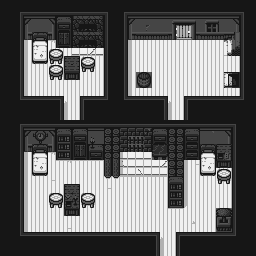

This game map was drawn from its Tiled (.tmx) file and the tilesets committed beside it. A one-line description and the full map source follow:
An orthogonal 32x32 tile map with 8x8 px tiles, 2 tile layers (tiles, obstructed), 2 tilesets.

<map version="1.10" tiledversion="1.11.1-99-gec89c545" orientation="orthogonal" renderorder="right-down" width="32" height="32" tilewidth="8" tileheight="8" infinite="0" nextlayerid="4" nextobjectid="1">
 <tileset firstgid="1" source="interior.tsx" />
 <tileset firstgid="287" source="all_inside_tileset.tsx" />
 <layer id="1" name="tiles" width="32" height="32">
  <data encoding="csv">
39,39,39,39,39,39,39,39,39,39,39,39,39,39,39,39,39,39,39,39,39,39,39,39,39,39,39,39,39,39,39,39,
39,39,13,14,14,14,14,14,14,14,14,14,14,15,39,13,14,14,14,14,14,14,14,14,14,14,14,14,14,14,15,39,
39,39,40,205,210,210,211,111,112,67,68,69,70,37,39,40,205,210,210,210,210,206,207,208,209,212,213,214,210,211,37,39,
39,39,40,227,137,137,228,181,182,89,90,91,92,37,39,40,227,232,237,232,232,228,229,230,231,192,193,236,232,233,37,39,
39,39,40,249,11,12,250,161,162,67,68,69,70,37,39,40,249,257,257,257,257,250,251,252,253,257,257,257,21,22,37,39,
39,39,40,273,31,32,265,183,184,89,90,91,92,37,39,40,273,266,266,266,266,266,266,266,266,266,266,266,43,44,37,39,
39,39,40,273,53,54,201,202,266,279,279,280,279,37,39,40,273,266,266,266,266,266,266,266,266,266,266,266,65,66,37,39,
39,39,40,273,75,76,223,224,5,6,201,202,266,37,39,40,273,266,266,266,266,266,266,266,266,266,266,266,266,266,37,39,
39,39,40,273,266,266,201,202,122,125,223,224,266,37,39,40,273,266,266,266,266,266,266,266,266,266,266,266,266,266,37,39,
39,39,40,273,266,266,223,224,71,72,266,266,266,37,39,40,273,218,219,266,266,266,266,266,266,266,266,266,63,64,37,39,
39,39,40,273,266,266,266,266,266,266,266,266,266,37,39,40,273,240,241,266,266,266,266,266,266,266,266,266,85,86,37,39,
39,39,40,273,266,266,266,266,266,266,266,266,266,37,39,40,273,266,266,266,266,266,266,266,266,266,266,266,266,266,37,39,
39,39,57,58,58,58,58,18,269,266,16,58,58,59,39,57,58,58,58,58,18,269,266,16,58,58,58,58,58,58,59,39,
39,39,39,39,39,39,39,40,273,266,38,39,39,39,39,39,39,39,39,39,40,273,266,38,39,39,39,39,39,39,39,39,
39,39,39,39,39,39,39,40,273,266,38,39,39,39,39,39,39,39,39,39,40,273,266,38,39,39,39,39,39,39,39,39,
39,39,13,14,14,14,14,14,14,14,14,14,14,14,14,14,14,14,14,14,14,14,14,14,14,14,14,14,14,15,39,39,
39,39,40,205,168,169,211,111,112,111,112,210,210,217,217,277,277,277,278,111,112,217,217,111,112,210,215,210,211,37,39,39,
39,39,40,227,190,191,228,179,180,181,182,135,137,217,217,277,173,173,277,181,182,217,217,181,182,137,232,232,228,37,39,39,
39,39,40,249,11,12,250,179,180,161,162,157,112,217,217,277,173,173,277,141,143,217,217,177,178,11,12,7,8,37,39,39,
39,39,40,273,31,32,265,179,180,183,184,181,182,217,217,284,279,279,279,185,187,217,217,177,178,31,32,49,30,37,39,39,
39,39,40,273,53,54,266,270,265,270,270,270,270,239,239,285,279,279,279,279,280,217,217,273,267,53,54,71,72,37,39,39,
39,39,40,273,75,76,266,266,266,266,266,266,266,261,261,284,279,281,279,279,279,217,217,273,266,75,76,201,202,37,39,39,
39,39,40,273,266,266,267,266,266,266,266,266,266,283,283,270,270,270,270,270,270,111,112,273,266,266,266,223,224,37,39,39,
39,39,40,273,266,266,266,266,5,6,266,266,266,267,266,266,266,266,266,266,266,179,180,273,266,266,266,266,266,37,39,39,
39,39,40,273,266,266,201,202,27,28,201,202,266,266,266,266,266,266,266,266,266,179,180,273,266,266,266,266,266,37,39,39,
39,39,40,273,266,266,223,224,49,50,223,224,266,266,266,266,266,266,266,266,266,179,180,271,266,266,266,266,266,37,39,39,
39,39,40,273,266,266,266,266,71,72,266,266,266,266,266,266,266,266,266,266,266,270,270,266,266,266,266,199,200,37,39,39,
39,39,40,273,266,266,266,266,266,266,266,266,266,266,266,266,266,266,266,266,266,266,266,266,269,266,266,221,222,37,39,39,
39,39,40,273,266,266,266,266,267,266,266,266,266,266,266,266,266,266,266,266,266,266,266,266,266,266,266,243,244,37,39,39,
39,39,57,58,58,58,58,58,58,58,58,58,58,58,58,58,58,58,58,18,269,266,16,58,58,58,58,58,58,59,39,39,
39,39,39,39,39,39,39,39,39,39,39,39,39,39,39,39,39,39,39,40,273,266,38,39,39,39,39,39,39,39,39,39,
39,39,39,39,39,39,39,39,39,39,39,39,39,39,39,39,39,39,39,40,273,266,38,39,39,39,39,39,39,39,39,39
</data>
 </layer>
 <layer id="2" name="obstructed" width="32" height="32" opacity="0.7">
  <data encoding="csv">
36,36,36,36,36,36,36,36,36,36,36,36,36,36,36,36,36,36,36,36,36,36,36,36,36,36,36,36,36,36,36,36,
36,36,36,36,36,36,36,36,36,36,36,36,36,36,36,36,36,36,36,36,36,36,36,36,36,36,36,36,36,36,36,36,
36,36,36,36,36,36,36,36,36,36,36,36,36,36,36,36,36,36,36,36,36,36,36,36,36,36,36,36,36,36,36,36,
36,36,36,36,36,36,36,36,36,36,36,36,36,36,36,36,36,36,36,36,36,36,0,0,36,36,36,36,36,36,36,36,
36,36,36,36,36,36,36,36,36,36,36,36,36,36,36,36,36,36,36,36,36,36,0,0,36,36,36,36,36,36,36,36,
36,36,36,0,0,0,0,36,36,36,36,36,36,36,36,36,0,0,0,0,0,0,0,0,0,0,0,0,0,36,36,36,
36,36,36,0,0,0,0,0,0,0,0,0,0,36,36,36,0,0,0,0,0,0,0,0,0,0,0,0,0,36,36,36,
36,36,36,0,0,0,0,0,39,39,0,0,0,36,36,36,0,0,0,0,0,0,0,0,0,0,0,0,0,0,36,36,
36,36,36,0,0,0,0,0,39,39,0,0,0,36,36,36,0,0,0,0,0,0,0,0,0,0,0,0,0,0,36,36,
36,36,36,0,0,0,0,0,39,39,0,0,0,36,36,36,0,36,36,0,0,0,0,0,0,0,0,0,0,36,36,36,
36,36,36,0,0,0,0,0,0,0,0,0,0,36,36,36,0,36,36,0,0,0,0,0,0,0,0,0,0,36,36,36,
36,36,36,0,0,0,0,0,0,0,0,0,0,36,36,36,0,0,0,0,0,0,0,0,0,0,0,0,0,0,36,36,
36,36,36,36,36,36,36,36,0,0,36,36,36,36,36,36,36,36,36,36,36,0,0,36,36,36,36,36,36,36,36,36,
36,36,36,36,36,36,36,36,0,0,36,36,36,36,36,36,36,36,36,36,36,0,0,36,36,36,36,36,36,36,36,36,
36,36,36,36,36,36,36,36,0,0,36,36,36,36,36,36,36,36,36,36,36,0,0,36,36,36,36,36,36,36,36,36,
36,36,36,36,36,36,36,36,36,36,36,36,36,36,36,36,36,36,36,36,36,36,36,36,36,36,36,36,36,36,36,36,
36,36,36,36,36,36,36,36,36,36,36,36,36,36,36,36,36,36,36,36,36,36,36,36,36,36,36,36,36,36,36,36,
36,36,36,36,36,36,36,36,36,36,36,36,36,36,36,36,36,36,36,36,36,36,36,36,36,36,36,36,36,36,36,36,
36,36,36,36,36,36,36,36,36,36,36,36,36,36,36,36,36,36,36,36,36,36,36,36,36,36,36,36,36,36,36,36,
36,36,36,0,0,0,0,36,36,36,36,36,36,36,36,0,0,0,0,36,36,36,36,36,36,0,0,36,36,36,36,36,
36,36,36,0,0,0,0,0,0,0,0,0,0,36,36,0,0,0,0,0,0,36,36,0,0,0,0,36,36,36,36,36,
36,36,36,0,0,0,0,0,0,0,0,0,0,36,36,0,0,0,0,0,0,36,36,0,0,0,0,0,0,36,36,36,
36,36,36,0,0,0,0,0,0,0,0,0,0,0,0,0,0,0,0,0,0,36,36,0,0,0,0,0,0,36,36,36,
36,36,36,0,0,0,0,0,36,36,0,0,0,0,0,0,0,0,0,0,0,36,36,0,0,0,0,0,0,36,36,36,
36,36,36,0,0,0,0,0,36,36,0,0,0,0,0,0,0,0,0,0,0,36,36,0,0,0,0,0,0,36,36,36,
36,36,36,0,0,0,0,0,36,36,0,0,0,0,0,0,0,0,0,0,0,36,36,0,0,0,0,0,0,36,36,36,
36,36,36,0,0,0,0,0,36,36,0,0,0,0,0,0,0,0,0,0,0,0,0,0,0,0,0,36,36,36,36,36,
36,36,36,0,0,0,0,0,0,0,0,0,0,0,0,0,0,0,0,0,0,0,0,0,0,0,0,36,36,36,36,36,
36,36,36,0,0,0,0,0,0,0,0,0,0,0,0,0,0,0,0,0,0,0,0,0,0,0,0,36,36,36,36,36,
36,36,36,36,36,36,36,36,36,36,36,36,36,36,36,36,36,36,36,36,0,0,36,36,36,36,36,36,36,36,36,36,
36,36,36,36,36,36,36,36,36,36,36,36,36,36,36,36,36,36,36,36,0,0,36,36,36,36,36,36,36,36,36,36,
36,36,36,36,36,36,36,36,36,36,36,36,36,36,36,36,36,36,36,36,0,0,36,36,36,36,36,36,36,36,36,36
</data>
 </layer>
</map>
